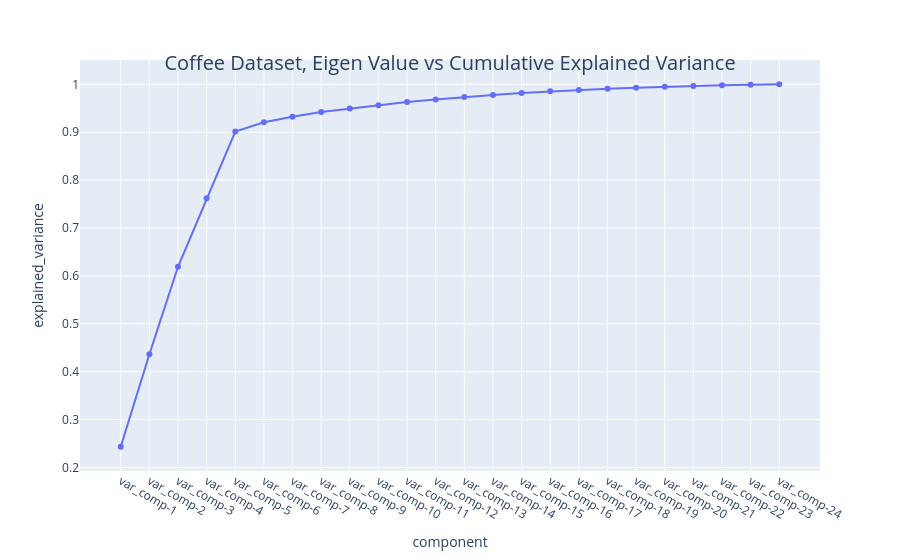

Notebook source saved alongside this figure:
### Code cell
df_cv = pd.DataFrame.from_dict(cum_var, orient="index").reset_index()
df_cv.columns = ["component", "explained_variance"]

# Create the line plot with markers
fig = px.line(df_cv, x="component", y="explained_variance", markers=True)
fig.update_layout(
    title={
        'text': "Coffee Dataset, Eigen Value vs Cumulative Explained Variance",
        'y':0.9, # Position (0-1)
        'x':0.5, # Position (0-1)
        'xanchor': 'center',
        'yanchor': 'top',
        'font': dict(size=20)
    }
)

# Display the figure
fig.show()

### Figure 1 — Plotly figure (JSON) as saved in the notebook; plotly's stock layout.template omitted (floating-point values rounded to 4 significant figures)
{"data": [{"hovertemplate": "component=%{x}<br>explained_variance=%{y}<extra></extra>", "legendgroup": "", "line": {"color": "#636efa", "dash": "solid"}, "marker": {"symbol": "circle"}, "mode": "lines+markers", "name": "", "orientation": "v", "showlegend": false, "type": "scatter", "x": ["var_comp-1", "var_comp-2", "var_comp-3", "var_comp-4", "var_comp-5", "var_comp-6", "var_comp-7", "var_comp-8", "var_comp-9", "var_comp-10", "var_comp-11", "var_comp-12", "var_comp-13", "var_comp-14", "var_comp-15", "var_comp-16", "var_comp-17", "var_comp-18", "var_comp-19", "var_comp-20", "var_comp-21", "var_comp-22", "var_comp-23", "var_comp-24"], "xaxis": "x", "y": [0.2434, 0.4364, 0.6191, 0.7618, 0.9014, 0.9207, 0.9323, 0.9423, 0.9494, 0.9564, 0.9631, 0.9684, 0.9736, 0.9779, 0.982, 0.9853, 0.9882, 0.9905, 0.9927, 0.9948, 0.9966, 0.998, 0.9991, 1.0], "yaxis": "y"}], "layout": {"legend": {"tracegroupgap": 0}, "margin": {"t": 60}, "title": {"font": {"size": 20}, "text": "Coffee Dataset, Eigen Value vs Cumulative Explained Variance", "x": 0.5, "xanchor": "center", "y": 0.9, "yanchor": "top"}, "xaxis": {"anchor": "y", "domain": [0, 1], "title": {"text": "component"}}, "yaxis": {"anchor": "x", "domain": [0, 1], "title": {"text": "explained_variance"}}}}
